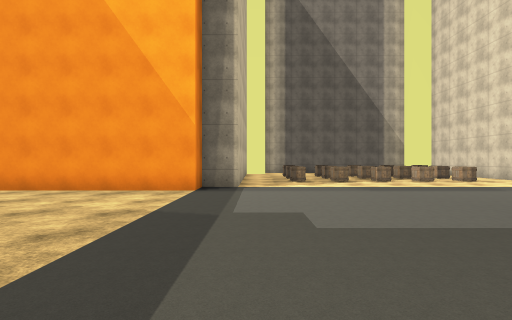
View 1 (above)

21 first-person views from a walk through a 3-D level made in the Unity game engine. The camera is 1.5 m above the floor, looks level and sees 80° across. The floor is counted in squares, 2 m on a side. Each view is taken from the middle of a square. On the plan, view 1 faces up. The plan holds only what a view shows up to about 10 squares ahead; the rest is blank. The player is left out. Some surface patterns are stand-ins.

View 2
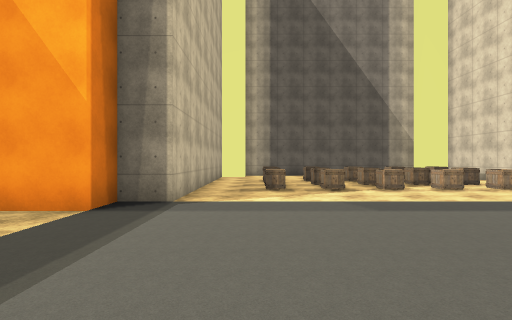

View 3
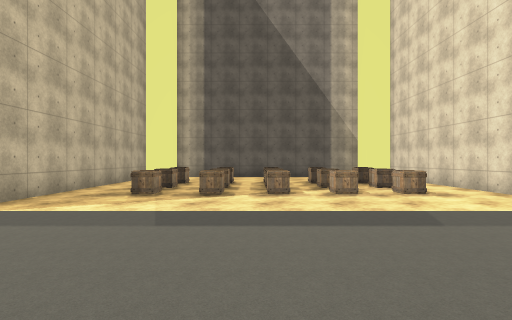

View 4
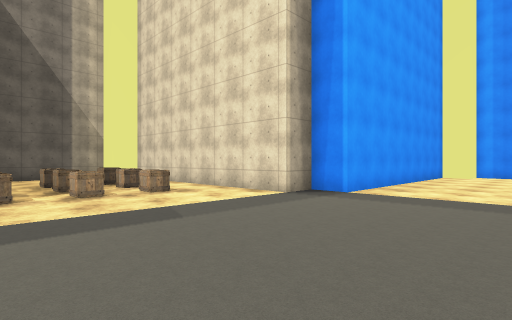

View 5
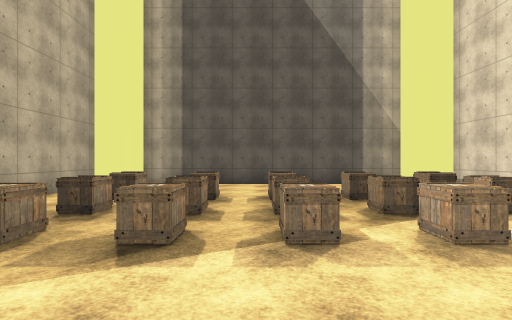

View 6
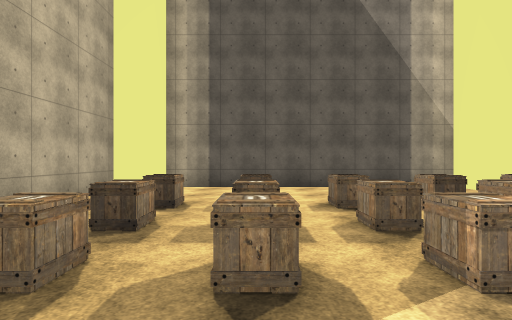

View 7
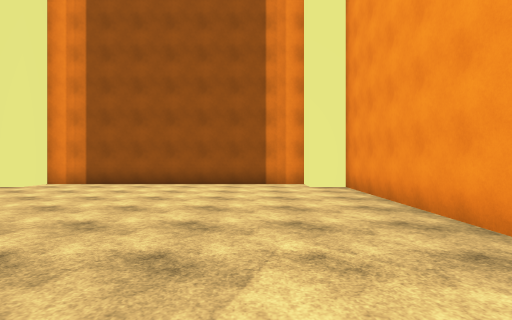

View 8
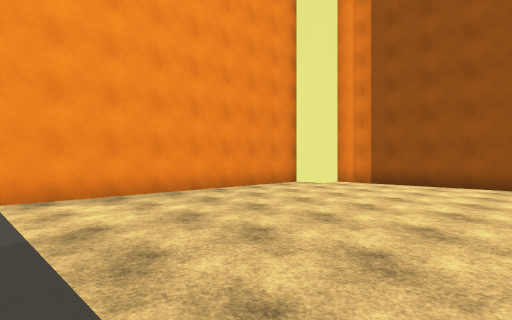

View 9
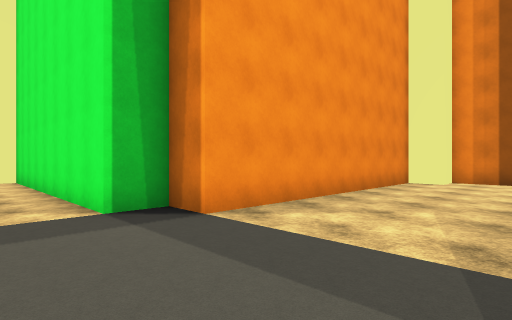

View 10
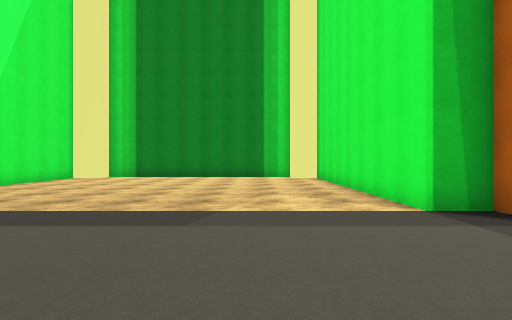

View 11
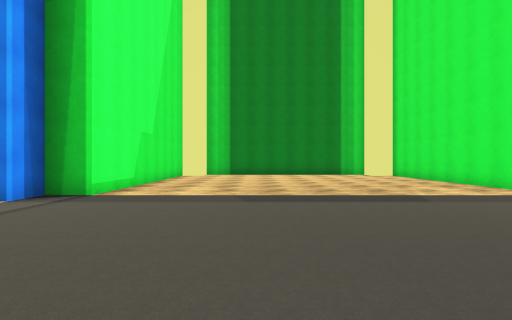

View 12
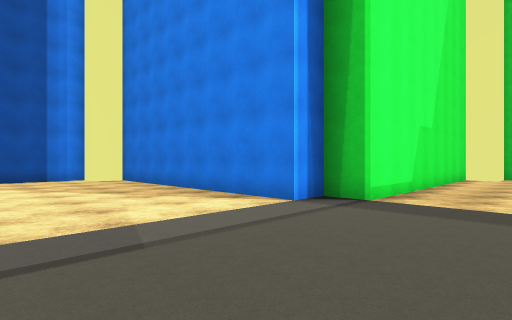

View 13
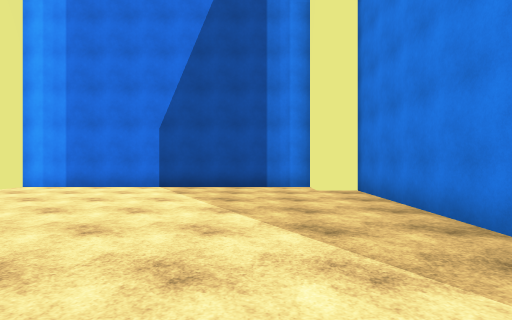

View 14
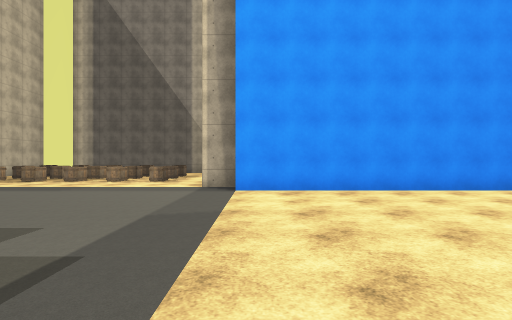

View 15
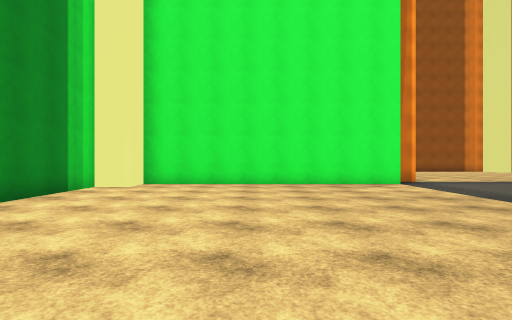

View 16
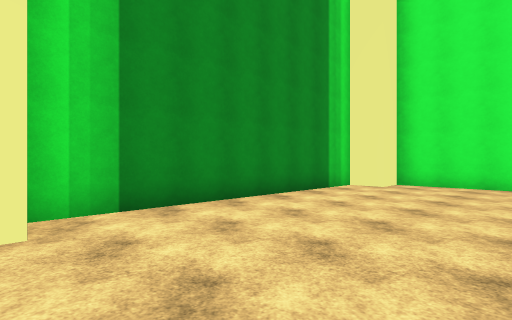

View 17
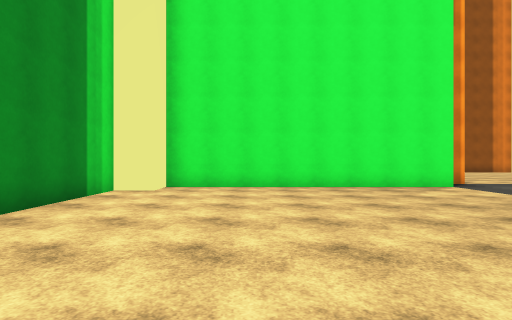

View 18
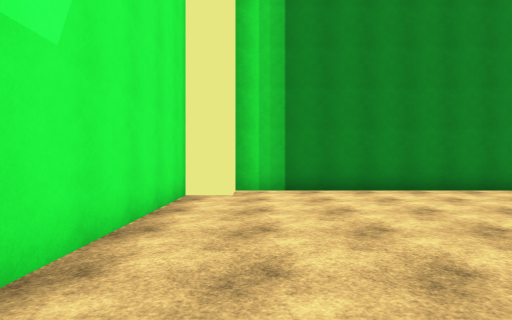

View 19
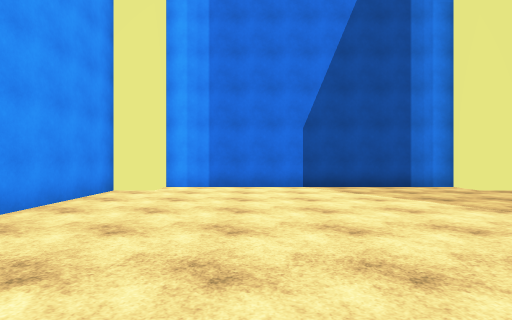

View 20
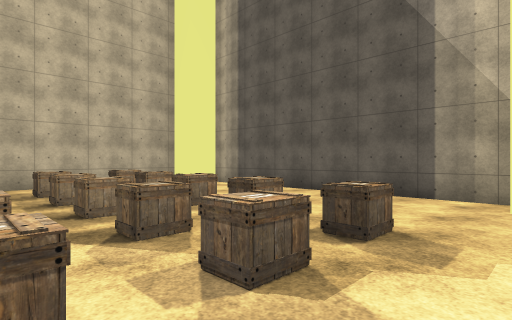

View 21
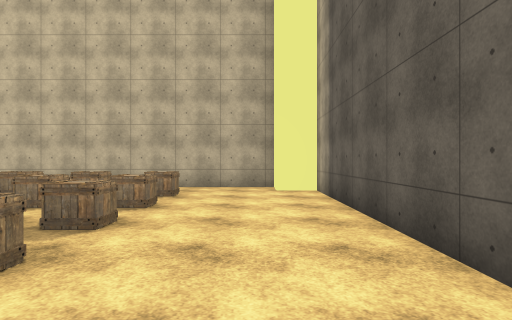

### Floor plan
Points are (right, up) in squares from view 1. A wall is a line through its corners. A room is listed if a view was taken in it or the views show most of it. See-through windows are left out.
Room 1 (views 1, 2, 3, 4, 5, 6, 7, 8, 9, 10, 11, 12, 13, 14, 15, 16, 17, 18, 19, 20, 21)
walls: (-1.5, 7.5) (-9.5, 7.5) (-9.5, 6.5) (-10.5, 6.5) (-10.5, -1.5) (-9.5, -1.5) (-9.5, -2.5) (-1.5, -2.5) (-1.5, -3.5) (-0.5, -3.5) (-0.5, -11.5) (0.5, -11.5) (0.5, -12.5) (8.5, -12.5) (8.5, -11.5) (9.5, -11.5) (9.5, -3.5) (10.5, -3.5) (10.5, -2.5) (18.5, -2.5) (18.5, -1.5) (19.5, -1.5) (19.5, 6.5) (18.5, 6.5) (18.5, 7.5) (10.5, 7.5) (10.5, 8.5) (9.5, 8.5) (9.5, 16.5) (8.5, 16.5) (8.5, 17.5) (0.5, 17.5) (0.5, 16.5) (-0.5, 16.5) (-0.5, 8.5) (-1.5, 8.5) (-1.5, 7.5)
objects: crate (1, 13); crate (2, 11); crate (2, 14); crate (3, 11); crate (3, 13); crate (3, 14); crate (4, 13); crate (5, 11); crate (5, 14); crate (6, 11); crate (6, 13); crate (6, 14); crate (7, 13); crate (8, 11); crate (8, 14)

Positions as (right, up) in squares from view 1, and headings:
1: (0, 0), facing up
2: (1, 3), facing up
3: (4, 4), facing up
4: (4, 4), facing up-right
5: (4, 8), facing up
6: (3, 9), facing up
7: (-1, 5), facing left
8: (-1, 4), facing down-left
9: (1, 1), facing down-left
10: (2, 1), facing down
11: (6, 3), facing down
12: (7, 2), facing down-right
13: (11, 0), facing right
14: (11, 0), facing up
15: (9, -8), facing left
16: (9, -8), facing down-left
17: (8, -9), facing left
18: (8, -5), facing down
19: (11, 4), facing right
20: (9, 11), facing up-left
21: (8, 16), facing left
